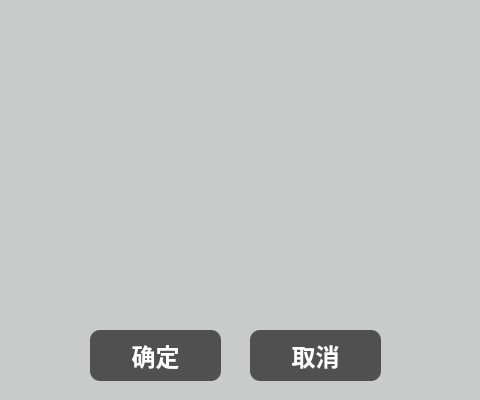
<?xml version="1.0" encoding="UTF-8"?>
<ui version="4.0">
 <class>MachTypeSelected</class>
 <widget class="QDialog" name="MachTypeSelected">
  <property name="geometry">
   <rect>
    <x>0</x>
    <y>0</y>
    <width>480</width>
    <height>400</height>
   </rect>
  </property>
  <property name="windowTitle">
   <string>Dialog</string>
  </property>
  <property name="styleSheet">
   <string notr="true">QWidget{
background-color: rgb(201, 202, 202);
}
QPushButton{
border-style:outset;
background: transparent;
font:bold;
font-size:24px;
color:blue;
}
QPushButton::checked{
color:Red;
}</string>
  </property>
  <widget class="QPushButton" name="btn_ok">
   <property name="geometry">
    <rect>
     <x>90</x>
     <y>330</y>
     <width>131</width>
     <height>51</height>
    </rect>
   </property>
   <property name="styleSheet">
    <string notr="true">QPushButton{
border-radius:10;
background-color: rgb(80, 80, 80);
font-size:24px;
color:white;
}
QPushButton::pressed{
background-color: rgb(120, 120, 120);
}</string>
   </property>
   <property name="text">
    <string>确定</string>
   </property>
  </widget>
  <widget class="QPushButton" name="btn_cancel">
   <property name="geometry">
    <rect>
     <x>250</x>
     <y>330</y>
     <width>131</width>
     <height>51</height>
    </rect>
   </property>
   <property name="styleSheet">
    <string notr="true">QPushButton{
border-radius:10;
background-color: rgb(80, 80, 80);
font-size:24px;
color:white;
}
QPushButton::pressed{
background-color: rgb(120, 120, 120);
}</string>
   </property>
   <property name="text">
    <string>取消</string>
   </property>
  </widget>
 </widget>
 <resources/>
 <connections/>
</ui>
